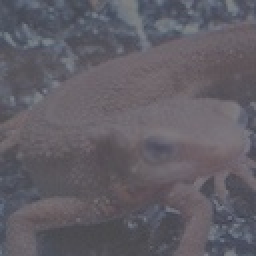
#> input picture Question11_20/imori_dark.jpg, 128 x 128 px (shown 2 times larger)
$ python answer_19.py   (older library calls are emulated)
#> lines starting #> are read from the running program, lines starting #| are printed output that depends on the picture; long printed decimals are rounded
import cv2
import numpy as np
import matplotlib.pyplot as plt

# Read image
img = cv2.imread("imori_dark.jpg").astype(np.float)
H, W, C = img.shape
#> H = 128; W = 128; C = 3

# Trans [0, 255]
m0 = 128
s0 = 52

m = np.mean(img)
#> m = 97.73
s = np.std(img)
#> s = 12.75

print(s)
#| 12.747

out = img.copy()
out = s0 / s * (out - m) + m0
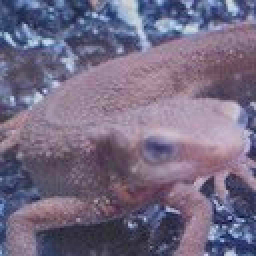
#> out: shape (128, 128, 3) float64 (shown 2 times larger); mean B, G, R 145.1, 112.9, 126; drawn with min black and max white
out = out.astype(np.uint8)
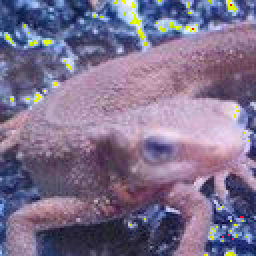
#> out: shape (128, 128, 3) (shown 2 times larger); mean B, G, R 141.6, 112.4, 125.6

# Display histogram
plt.hist(out.ravel(), rwidth=0.8, range=(0, 255))
plt.show()
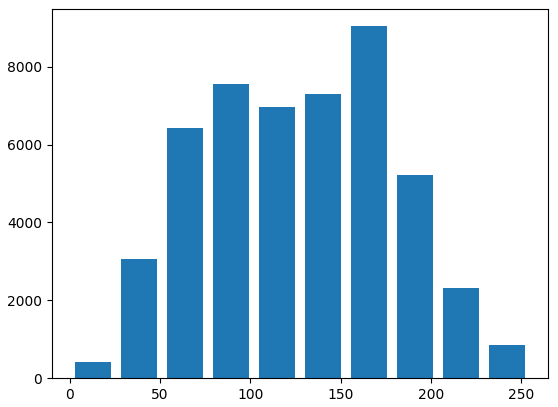
#> figure drawn by matplotlib, 1 panel; tallest bar 9043 high, from x = 155.6 to 176

# Save result
cv2.imshow("result", out)
cv2.waitKey(0)
cv2.imwrite("out.jpg", out)
